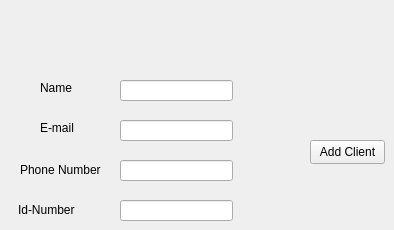
      <widget class="QWidget" name="tab_14">
       <attribute name="title">
        <string>Add New Client</string>
       </attribute>
       <widget class="QLineEdit" name="lineEdit_13">
        <property name="geometry">
         <rect>
          <x>120</x>
          <y>80</y>
          <width>113</width>
          <height>21</height>
         </rect>
        </property>
       </widget>
       <widget class="QLineEdit" name="lineEdit_14">
        <property name="geometry">
         <rect>
          <x>120</x>
          <y>120</y>
          <width>113</width>
          <height>21</height>
         </rect>
        </property>
       </widget>
       <widget class="QLineEdit" name="lineEdit_15">
        <property name="geometry">
         <rect>
          <x>120</x>
          <y>160</y>
          <width>113</width>
          <height>21</height>
         </rect>
        </property>
       </widget>
       <widget class="QLineEdit" name="lineEdit_16">
        <property name="geometry">
         <rect>
          <x>120</x>
          <y>200</y>
          <width>113</width>
          <height>21</height>
         </rect>
        </property>
       </widget>
       <widget class="QLabel" name="label_13">
        <property name="geometry">
         <rect>
          <x>40</x>
          <y>80</y>
          <width>49</width>
          <height>16</height>
         </rect>
        </property>
        <property name="text">
         <string>Name</string>
        </property>
       </widget>
       <widget class="QLabel" name="label_14">
        <property name="geometry">
         <rect>
          <x>40</x>
          <y>120</y>
          <width>49</width>
          <height>16</height>
         </rect>
        </property>
        <property name="text">
         <string>E-mail</string>
        </property>
       </widget>
       <widget class="QLabel" name="label_15">
        <property name="geometry">
         <rect>
          <x>20</x>
          <y>160</y>
          <width>91</width>
          <height>20</height>
         </rect>
        </property>
        <property name="text">
         <string>Phone Number</string>
        </property>
       </widget>
       <widget class="QLabel" name="label_16">
        <property name="geometry">
         <rect>
          <x>18</x>
          <y>200</y>
          <width>91</width>
          <height>20</height>
         </rect>
        </property>
        <property name="text">
         <string>Id-Number</string>
        </property>
       </widget>
       <widget class="QPushButton" name="pushButton_15">
        <property name="geometry">
         <rect>
          <x>310</x>
          <y>140</y>
          <width>75</width>
          <height>24</height>
         </rect>
        </property>
        <property name="text">
         <string>Add Client</string>
        </property>
       </widget>
      </widget>
